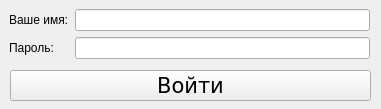
<?xml version="1.0" encoding="UTF-8"?>
<ui version="4.0">
 <class>Form</class>
 <widget class="QWidget" name="Form">
  <property name="geometry">
   <rect>
    <x>0</x>
    <y>0</y>
    <width>381</width>
    <height>109</height>
   </rect>
  </property>
  <property name="windowTitle">
   <string>Вход</string>
  </property>
  <widget class="QWidget" name="formLayoutWidget">
   <property name="geometry">
    <rect>
     <x>9</x>
     <y>9</y>
     <width>361</width>
     <height>61</height>
    </rect>
   </property>
   <layout class="QFormLayout" name="formLayout">
    <item row="1" column="0">
     <widget class="QLabel" name="label">
      <property name="text">
       <string>Ваше имя:</string>
      </property>
     </widget>
    </item>
    <item row="1" column="1">
     <widget class="QLineEdit" name="name_line"/>
    </item>
    <item row="2" column="0">
     <widget class="QLabel" name="label_2">
      <property name="text">
       <string>Пароль:</string>
      </property>
     </widget>
    </item>
    <item row="2" column="1">
     <widget class="QLineEdit" name="password_line"/>
    </item>
   </layout>
  </widget>
  <widget class="QPushButton" name="login_btn">
   <property name="geometry">
    <rect>
     <x>10</x>
     <y>70</y>
     <width>361</width>
     <height>31</height>
    </rect>
   </property>
   <property name="font">
    <font>
     <family>Verdana</family>
     <pointsize>16</pointsize>
    </font>
   </property>
   <property name="text">
    <string>Войти</string>
   </property>
  </widget>
 </widget>
 <resources/>
 <connections/>
</ui>
